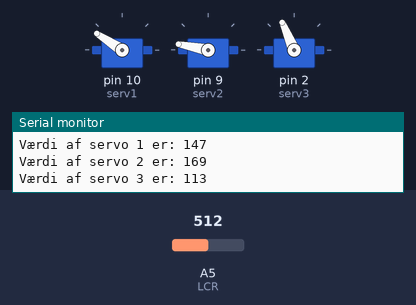
Bench run of a sketch on a simulated Arduino Uno, built with avr-gcc and run on an emulated ATmega328P. Shown: 3 × servo, the last lines printed to the serial monitor. Inputs (shaded band) come from the test bench; at power-on: A5 (LCR) = 512. Random numbers use the default seed unless the sketch sets one.

Above: at 0.1 s.
At 25.7 s:
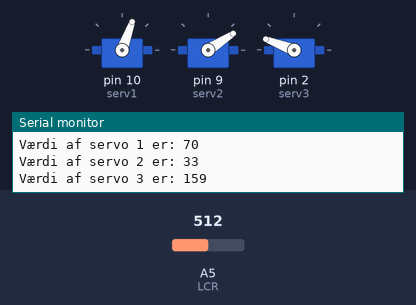
25.8 s: A5 (LCR) set to 524
At 28.6 s:
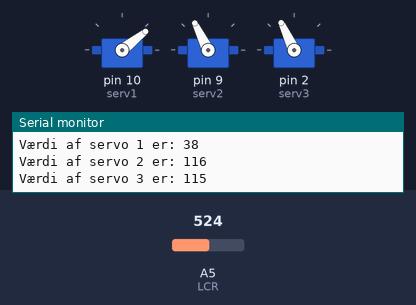
Timing chart, 0 to 45.0 s (numbered marks = the images above; inputs shaded):
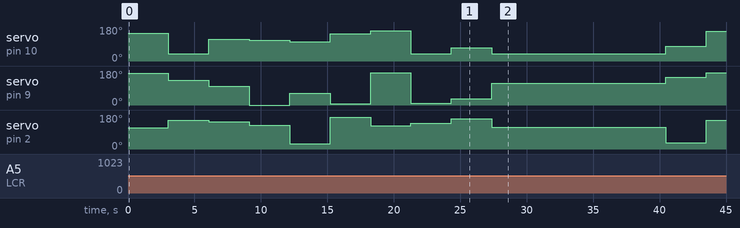

Measured:
- the behaviour switches between 512 and 513 on A5 (LCR) (found by bisection; images 1 and 2)

The sketch:

FinalSketch.ino
```cpp
#include <Servo.h>
#define LCR A5
Servo serv1;
Servo serv2;
Servo serv3;
const int value = 20;
int values[value];
int pos1[value];
int pos2[value];
int pos3[value];

void setup() {
  Serial.begin(9600);
  serv1.attach(10);
  serv2.attach(9);
  serv3.attach(2);
  serv1.write(90);
  serv2.write(90);
  serv3.write(90);
}

void loop() {
  for (int i = 0; i < 10; i++) {
    pos1[i] = getPos1();
    pos2[i] = getPos2();
    pos3[i] = getPos3();
    values[i] = scan();
    Serial.print("Værdi af LCR er: ");
    Serial.println(values[i]);
    Serial.print("Værdi af servo 1 er: ");
    Serial.println(pos1[i]);
    Serial.print("Værdi af servo 2 er: ");
    Serial.println(pos2[i]);
    Serial.print("Værdi af servo 3 er: ");
    Serial.println(pos3[i]);
    Serial.println();
    delay(3000);
  }
  int maks = findMax(values);
  serv1.write(pos1[maks]);
  serv2.write(pos2[maks]);
  serv3.write(pos3[maks]);
  Serial.print("største værdi index er: ");
  Serial.println(maks);
  Serial.print("Servo1 position er: ");
  Serial.println(pos1[maks]);
  Serial.print("Servo2 position er: ");
  Serial.println(pos2[maks]);
  Serial.print("Servo3 position er: ");
  Serial.println(pos3[maks]);
  Serial.println();
  delay(10000);

}

int scan() {
  int lys = analogRead(LCR);
  return lys;
}

int getPos1() {
  int pos = random(0, 170);
  serv1.write(pos);
  return pos;
}

int getPos2() {
  int pos = random(0, 180);
  serv2.write(pos);
  return pos;
}

int getPos3() {
  int pos = random(0, 180);
  serv3.write(pos);
  return pos;
}

int findMax(int values[]){
  int maks = values[0];
  int maksIndex;
  for (int i = 0; i < 10; i++) {
    if (values[i] > maks) {
      maks = values[i];
      maksIndex = i;
    }
  }
  return maksIndex;
}
```
